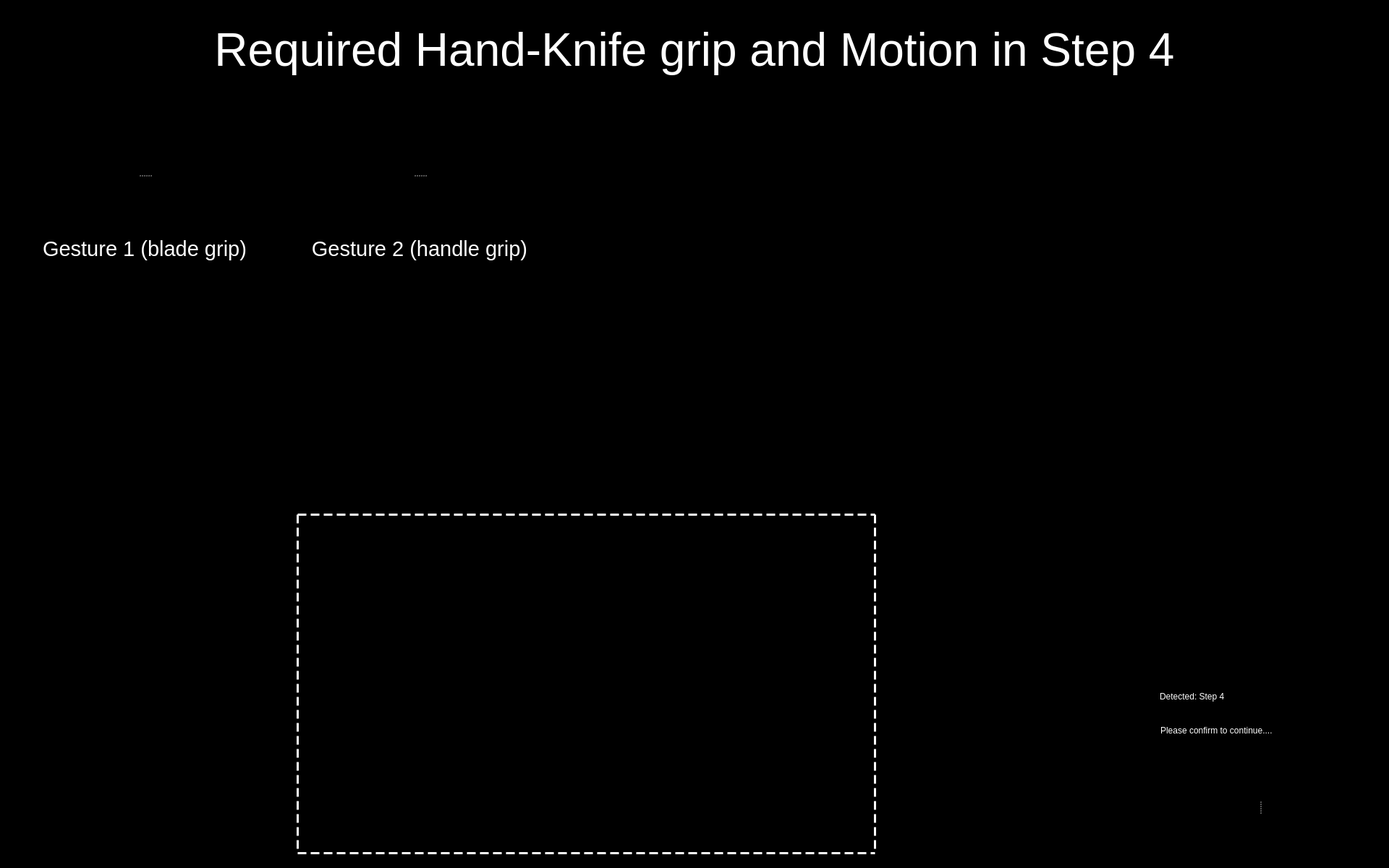
<?xml version="1.0" encoding="UTF-8"?>
<ui version="4.0">
 <class>Entry_Step_4_UI</class>
 <widget class="QWidget" name="Entry_Step_4_UI">
  <property name="windowModality">
   <enum>Qt::WindowModal</enum>
  </property>
  <property name="enabled">
   <bool>true</bool>
  </property>
  <property name="geometry">
   <rect>
    <x>0</x>
    <y>0</y>
    <width>1920</width>
    <height>1200</height>
   </rect>
  </property>
  <property name="sizePolicy">
   <sizepolicy hsizetype="Preferred" vsizetype="Preferred">
    <horstretch>0</horstretch>
    <verstretch>0</verstretch>
   </sizepolicy>
  </property>
  <property name="minimumSize">
   <size>
    <width>0</width>
    <height>0</height>
   </size>
  </property>
  <property name="maximumSize">
   <size>
    <width>1920</width>
    <height>1200</height>
   </size>
  </property>
  <property name="windowTitle">
   <string>Food Assist</string>
  </property>
  <property name="windowOpacity">
   <double>1.000000000000000</double>
  </property>
  <property name="styleSheet">
   <string notr="true">background-color: rgb(0, 0, 0);</string>
  </property>
  <widget class="QWidget" name="widget" native="true">
   <property name="geometry">
    <rect>
     <x>1543</x>
     <y>940</y>
     <width>371</width>
     <height>81</height>
    </rect>
   </property>
   <property name="styleSheet">
    <string notr="true">background-color: rgb(0, 0, 0);</string>
   </property>
   <widget class="QLabel" name="label">
    <property name="geometry">
     <rect>
      <x>10</x>
      <y>0</y>
      <width>41</width>
      <height>51</height>
     </rect>
    </property>
    <property name="styleSheet">
     <string notr="true"/>
    </property>
    <property name="text">
     <string/>
    </property>
    <property name="pixmap">
     <pixmap resource="resources/res.qrc">:/img/Icon Detected.svg</pixmap>
    </property>
    <property name="alignment">
     <set>Qt::AlignRight|Qt::AlignTrailing|Qt::AlignVCenter</set>
    </property>
   </widget>
   <widget class="QLabel" name="label_2">
    <property name="geometry">
     <rect>
      <x>60</x>
      <y>3</y>
      <width>271</width>
      <height>40</height>
     </rect>
    </property>
    <property name="styleSheet">
     <string notr="true">font: 75 28pt &quot;Arial&quot;;
color: rgb(255, 255, 255);</string>
    </property>
    <property name="text">
     <string>Detected: Step 4</string>
    </property>
    <property name="textFormat">
     <enum>Qt::RichText</enum>
    </property>
   </widget>
   <widget class="QLabel" name="label_3">
    <property name="geometry">
     <rect>
      <x>61</x>
      <y>54</y>
      <width>321</width>
      <height>31</height>
     </rect>
    </property>
    <property name="styleSheet">
     <string notr="true">font: 18pt &quot;Arial&quot;;
color: rgb(255, 255, 255)</string>
    </property>
    <property name="text">
     <string>Please confirm to continue....</string>
    </property>
   </widget>
  </widget>
  <widget class="QLabel" name="img_detected_step4">
   <property name="geometry">
    <rect>
     <x>1430</x>
     <y>430</y>
     <width>471</width>
     <height>461</height>
    </rect>
   </property>
   <property name="frameShape">
    <enum>QFrame::NoFrame</enum>
   </property>
   <property name="text">
    <string/>
   </property>
   <property name="pixmap">
    <pixmap resource="resources/res.qrc">:/detected steps/Detected Step4.png</pixmap>
   </property>
   <property name="scaledContents">
    <bool>true</bool>
   </property>
  </widget>
  <widget class="QLabel" name="label_9">
   <property name="geometry">
    <rect>
     <x>410</x>
     <y>710</y>
     <width>801</width>
     <height>471</height>
    </rect>
   </property>
   <property name="styleSheet">
    <string notr="true">border :3px solid white;
border-style : dashed;
background-color: rgb(0, 0, 0, 0);</string>
   </property>
   <property name="text">
    <string/>
   </property>
  </widget>
  <widget class="QWidget" name="widget_2" native="true">
   <property name="geometry">
    <rect>
     <x>1559</x>
     <y>1030</y>
     <width>361</width>
     <height>161</height>
    </rect>
   </property>
   <property name="styleSheet">
    <string notr="true">background-color: rgb(0,0,0);</string>
   </property>
   <widget class="QSplitter" name="splitter">
    <property name="geometry">
     <rect>
      <x>10</x>
      <y>10</y>
      <width>345</width>
      <height>150</height>
     </rect>
    </property>
    <property name="frameShape">
     <enum>QFrame::NoFrame</enum>
    </property>
    <property name="frameShadow">
     <enum>QFrame::Plain</enum>
    </property>
    <property name="lineWidth">
     <number>0</number>
    </property>
    <property name="orientation">
     <enum>Qt::Horizontal</enum>
    </property>
    <property name="opaqueResize">
     <bool>false</bool>
    </property>
    <property name="handleWidth">
     <number>45</number>
    </property>
    <property name="childrenCollapsible">
     <bool>false</bool>
    </property>
    <widget class="QPushButton" name="button_yes">
     <property name="enabled">
      <bool>true</bool>
     </property>
     <property name="minimumSize">
      <size>
       <width>81</width>
       <height>81</height>
      </size>
     </property>
     <property name="maximumSize">
      <size>
       <width>150</width>
       <height>150</height>
      </size>
     </property>
     <property name="cursor">
      <cursorShape>OpenHandCursor</cursorShape>
     </property>
     <property name="focusPolicy">
      <enum>Qt::WheelFocus</enum>
     </property>
     <property name="contextMenuPolicy">
      <enum>Qt::DefaultContextMenu</enum>
     </property>
     <property name="icon">
      <iconset resource="resources/res.qrc">
       <normaloff>:/buttons/Button Yes.svg</normaloff>:/buttons/Button Yes.svg</iconset>
     </property>
     <property name="iconSize">
      <size>
       <width>144</width>
       <height>144</height>
      </size>
     </property>
     <property name="autoDefault">
      <bool>false</bool>
     </property>
     <property name="default">
      <bool>false</bool>
     </property>
     <property name="flat">
      <bool>true</bool>
     </property>
    </widget>
    <widget class="QPushButton" name="button_no">
     <property name="enabled">
      <bool>true</bool>
     </property>
     <property name="minimumSize">
      <size>
       <width>81</width>
       <height>81</height>
      </size>
     </property>
     <property name="maximumSize">
      <size>
       <width>150</width>
       <height>150</height>
      </size>
     </property>
     <property name="cursor">
      <cursorShape>OpenHandCursor</cursorShape>
     </property>
     <property name="focusPolicy">
      <enum>Qt::WheelFocus</enum>
     </property>
     <property name="contextMenuPolicy">
      <enum>Qt::DefaultContextMenu</enum>
     </property>
     <property name="icon">
      <iconset resource="resources/res.qrc">
       <normaloff>:/buttons/Button No.svg</normaloff>:/buttons/Button No.svg</iconset>
     </property>
     <property name="iconSize">
      <size>
       <width>144</width>
       <height>144</height>
      </size>
     </property>
     <property name="autoDefault">
      <bool>false</bool>
     </property>
     <property name="default">
      <bool>false</bool>
     </property>
     <property name="flat">
      <bool>true</bool>
     </property>
    </widget>
   </widget>
  </widget>
  <widget class="QSplitter" name="splitter_2">
   <property name="geometry">
    <rect>
     <x>40</x>
     <y>160</y>
     <width>320</width>
     <height>282</height>
    </rect>
   </property>
   <property name="orientation">
    <enum>Qt::Vertical</enum>
   </property>
   <widget class="QLabel" name="image_required_1">
    <property name="maximumSize">
     <size>
      <width>320</width>
      <height>240</height>
     </size>
    </property>
    <property name="text">
     <string/>
    </property>
    <property name="pixmap">
     <pixmap resource="resources/res.qrc">:/img/step4_gesture1.png</pixmap>
    </property>
    <property name="scaledContents">
     <bool>true</bool>
    </property>
   </widget>
   <widget class="QLabel" name="text_required_1">
    <property name="font">
     <font>
      <family>Arial</family>
      <pointsize>22</pointsize>
      <weight>9</weight>
      <italic>false</italic>
      <bold>false</bold>
     </font>
    </property>
    <property name="styleSheet">
     <string notr="true">font: 75 22pt &quot;Arial&quot;;
color: rgb(255, 255, 255);</string>
    </property>
    <property name="text">
     <string>Gesture 1 (blade grip)</string>
    </property>
    <property name="textFormat">
     <enum>Qt::PlainText</enum>
    </property>
    <property name="alignment">
     <set>Qt::AlignCenter</set>
    </property>
    <property name="wordWrap">
     <bool>true</bool>
    </property>
   </widget>
  </widget>
  <widget class="QLabel" name="label_text_1">
   <property name="geometry">
    <rect>
     <x>40</x>
     <y>20</y>
     <width>1840</width>
     <height>100</height>
    </rect>
   </property>
   <property name="font">
    <font>
     <family>Arial</family>
     <pointsize>48</pointsize>
     <weight>9</weight>
     <italic>false</italic>
     <bold>false</bold>
    </font>
   </property>
   <property name="styleSheet">
    <string notr="true">font: 75 48pt &quot;Arial&quot;;
color: rgb(255, 255, 255);</string>
   </property>
   <property name="text">
    <string>Required Hand-Knife grip and Motion in Step 4</string>
   </property>
   <property name="textFormat">
    <enum>Qt::RichText</enum>
   </property>
   <property name="alignment">
    <set>Qt::AlignCenter</set>
   </property>
   <property name="wordWrap">
    <bool>true</bool>
   </property>
  </widget>
  <widget class="QSplitter" name="splitter_3">
   <property name="geometry">
    <rect>
     <x>420</x>
     <y>160</y>
     <width>320</width>
     <height>282</height>
    </rect>
   </property>
   <property name="orientation">
    <enum>Qt::Vertical</enum>
   </property>
   <widget class="QLabel" name="image_required_2">
    <property name="maximumSize">
     <size>
      <width>320</width>
      <height>240</height>
     </size>
    </property>
    <property name="text">
     <string/>
    </property>
    <property name="pixmap">
     <pixmap resource="resources/res.qrc">:/img/step4_gesture2.png</pixmap>
    </property>
    <property name="scaledContents">
     <bool>true</bool>
    </property>
   </widget>
   <widget class="QLabel" name="text_required_2">
    <property name="font">
     <font>
      <family>Arial</family>
      <pointsize>22</pointsize>
      <weight>9</weight>
      <italic>false</italic>
      <bold>false</bold>
     </font>
    </property>
    <property name="styleSheet">
     <string notr="true">font: 75 22pt &quot;Arial&quot;;
color: rgb(255, 255, 255);</string>
    </property>
    <property name="text">
     <string>Gesture 2 (handle grip)</string>
    </property>
    <property name="textFormat">
     <enum>Qt::PlainText</enum>
    </property>
    <property name="alignment">
     <set>Qt::AlignCenter</set>
    </property>
    <property name="wordWrap">
     <bool>true</bool>
    </property>
   </widget>
  </widget>
 </widget>
 <resources>
  <include location="resources/res.qrc"/>
  <include location="../de/resources/res.qrc"/>
 </resources>
 <connections/>
</ui>
